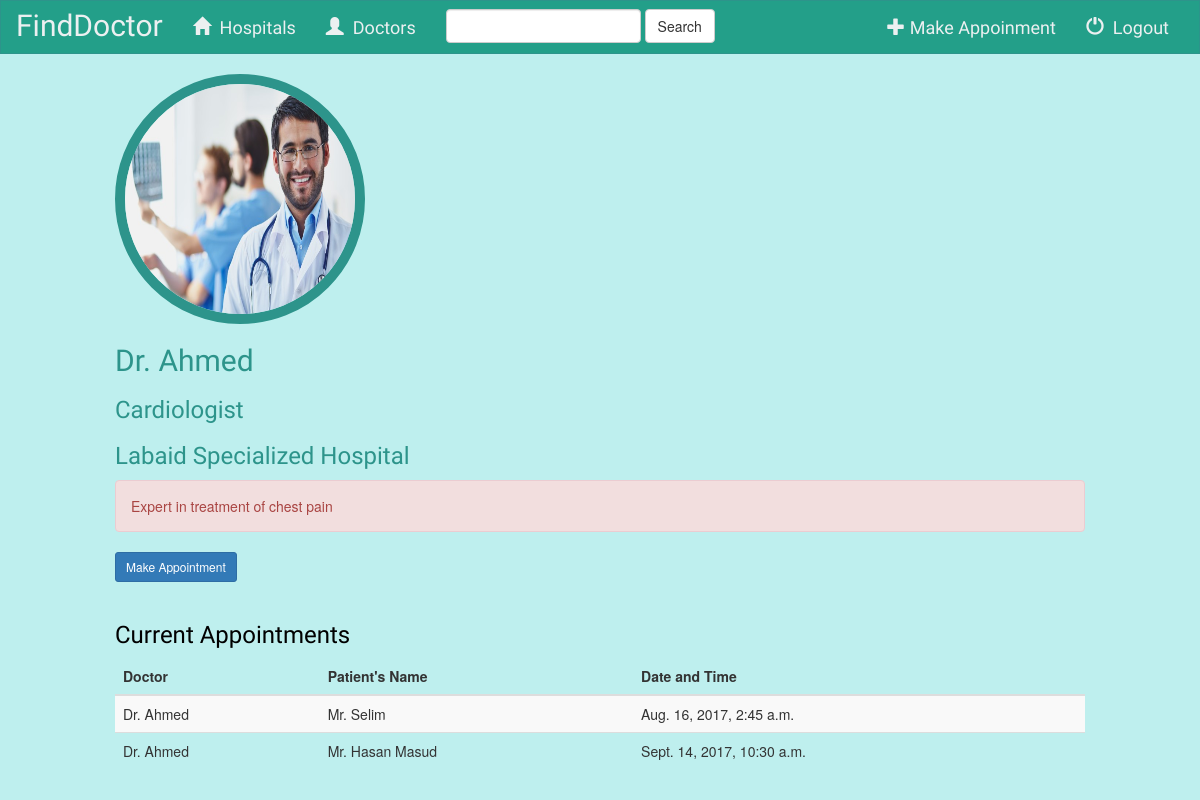
The page /doctors/1/ on the database its author committed.
### hms/models.py (models this page shows, shortened)
class Doctor(models.Model):
    HEALTH_ISSUES = (
        ('chest pain', 'chest pain'),
        ('suffocation', 'suffocation'),
        ('stomachache', 'stomachache'),
        ('toothache', 'toothache'),
        ('fever', 'fever'),
        ('allergy', 'allergy'),
        ('std', 'std'),
        ('constipation', 'constipation'),
        ('diarrhea', 'diarrhea'),
        ('dysentery', 'dysentery'),
        ('ulcer', 'ulcer'),
        ('child disease', 'child disease'),
        ('gastric', 'gastric'),
        ('marital issues', 'marital issues'),
        ('headache', 'headache'),
        ('mental condition', 'mental condition'),
        ('broken bone', 'broken bone'),
        ('fracture', 'fracture'),
        ('stroke', 'stroke'),
        ('nervous problems', 'nervous problems'),
        ('seizure', 'seizure'),
        ('swallowing', 'swallowing'),
    )
    SPECIALIZATION = (
        ('Cardiologist', 'Cardiologist'),
        ('Medicine', 'Medicine'),
        ('Dermatologist', 'Dermatologist'),
        ('Pediatrician', 'Pediatrician'),
        ('Gastroenterologist', 'Gastroenterologist'),
        ('Gynecologist', 'Gynecologist'),
        ('Neurologist', 'Neurologist'),
        ('Orthopedic', 'Orthopedic'),
        ('Psychiatrist', 'Psychiatrist'),
        ('Dentist', 'Dentist'),
    )
    name = models.CharField(max_length=200)
    hospital = models.ForeignKey(Hospital)
    speciality = models.CharField(max_length=50,choices=SPECIALIZATION)
    health_issue = MultiSelectField(max_length=500,choices=HEALTH_ISSUES)
    dp = models.FileField()

class Hospital(models.Model):
    hospital_name = models.CharField(max_length=500)
    area = models.CharField(max_length=100)
    address = models.CharField(max_length=500)
    image = models.FileField()

### apt/models.py (models this page shows, shortened)
class Appointment(models.Model):
    doctor = models.ForeignKey(Doctor)
    patient_name = models.CharField(max_length=200)
    date = models.DateTimeField()

### hms/views.py (the view)
# urls.py: url(r'^doctors/(?P<id>[0-9]+)/$', views.doctor_details, name='doctor_details'),
def doctor_details(request,id):
    doctor = get_object_or_404(Doctor, id=id)
    appointments = sorted(Appointment.objects.filter(doctor__id=id),key=operator.attrgetter('date'))
    return render(request,'hms/doctor_details.html',{
        'doctor': doctor,
        'appointments': appointments,
    })

### hms/templates/hms/doctor_details.html (shortened to what this page needs)
{% extends 'hms/index.html' %}
{% block body %}
<html lang="en">
<head>
    {% load staticfiles %}
    <link rel="stylesheet" type="text/css" href="{% static 'hms/back.css' %}"/>
</head>
<body>
    <div class="container-fluid">
        <div class="row">
            <div class="col-xs-offset-1 col-md-10">
                <div class="relative">
                    <img src="{{ doctor.dp.url }}" class="img-circle" width="250" height="250" style="border:10px solid #2d948b">
                    <br>
                    <h2 style="font-family:El Messiri; color:#2d948b;">{{doctor.name}}</h2>
                    <h3 style="font-family:El Messiri; color:#2d948b;">{{doctor.speciality}}</h3>
                    <h3 style="font-family:El Messiri; color:#2d948b;">{{doctor.hospital.hospital_name}}</h3>
                    <div class="alert alert-danger">Expert in treatment of {{doctor.health_issue}}</div>
                    <a href="{% url 'apt:make_appointment' %}" class="btn btn-primary btn-sm" role="button">Make Appointment</a>
                    <br>
                    <br>
                    <h3 style="font-family:El Messiri; color:black;">Current Appointments</h3>
                    {% if appointments %}
                        <table class="table table-striped">
                            <thead>
                                <tr>
                                    <th>Doctor</th>
                                    <th>Patient's Name</th>
                                    <th>Date and Time</th>
                                </tr>
                            </thead>
                            <tbody>
                            {% for a in appointments %}
                                <tr>
                                    <td>{{ a.doctor.name }}</td>
                                    <td>{{ a.patient_name }}</td>
                                    <td>{{ a.date }}</td>
                                </tr>
                            {% endfor %}
                            </tbody>
                        </table>
                    {% endif %}
                </div>
            </div>
        </div>
    </div>
</body>
</html>
{% endblock %}

### hms/static/hms/back.css (style rules this page uses)
body { background: #beefee; }

### rows shown on the page
Doctor: dp (picture), name "Dr. Ahmed", speciality "Cardiologist", hospital.hospital_name "Labaid Specialized Hospital", health_issue "chest pain"
Appointment: doctor.name "Dr. Ahmed", patient_name "Mr. Selim", date "Aug. 16, 2017, 2:45 a.m."
Appointment: doctor.name "Dr. Ahmed", patient_name "Mr. Hasan Masud", date "Sept. 14, 2017, 10:30 a.m."
